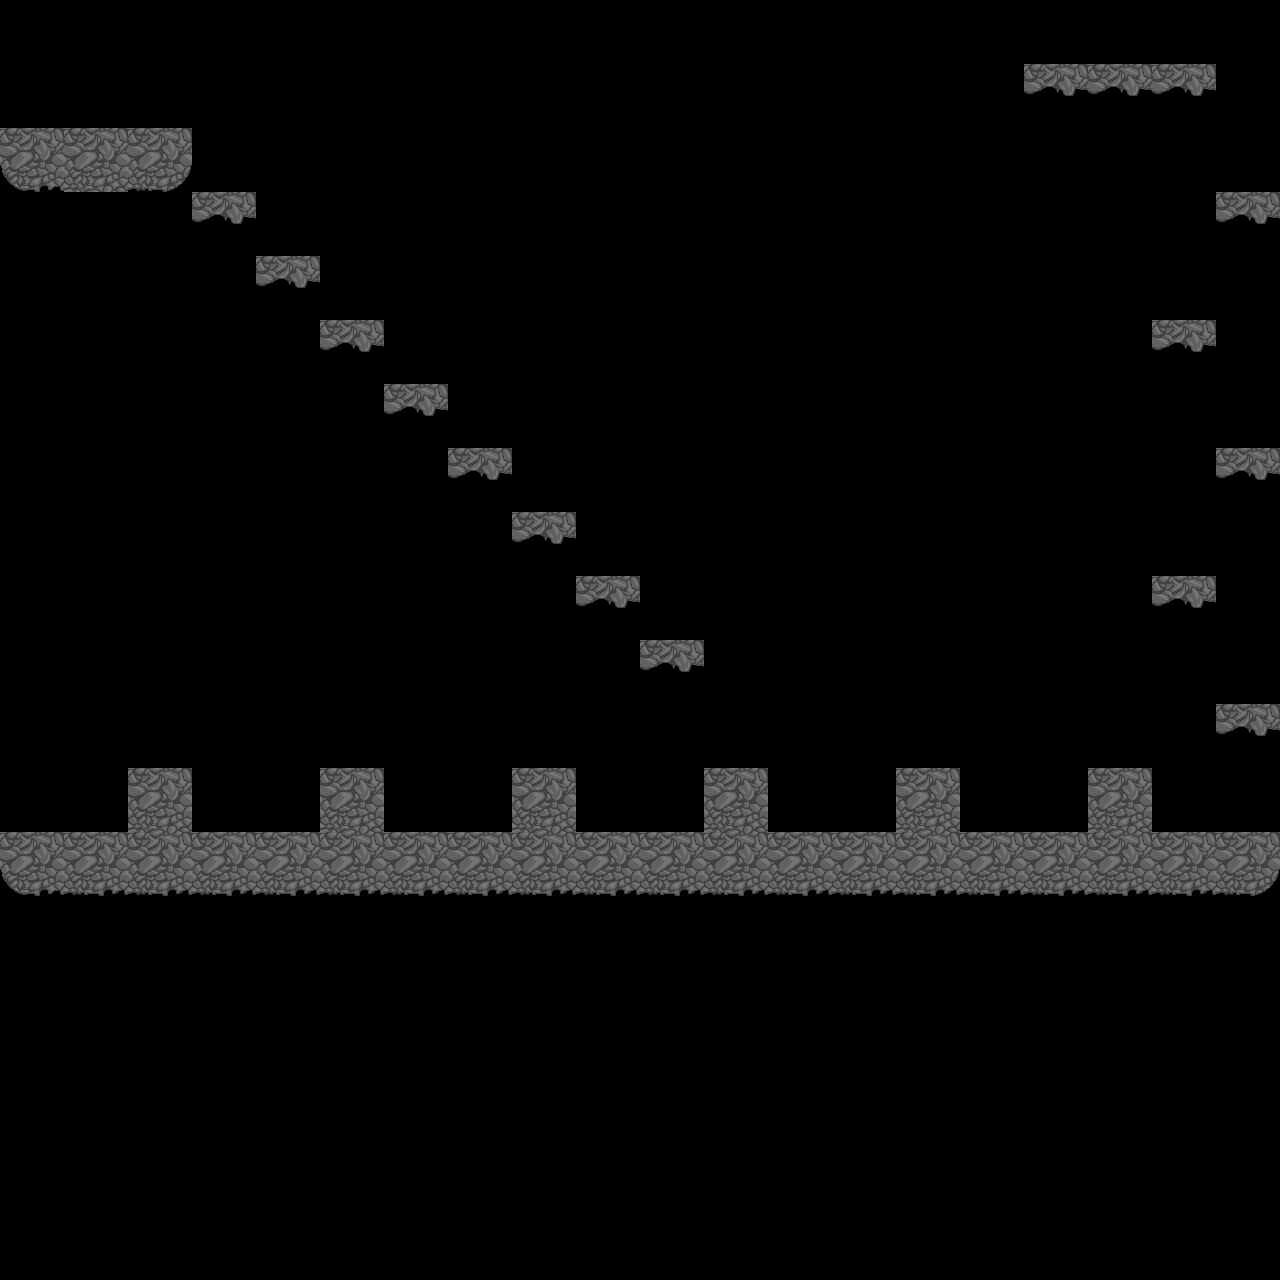

This game map was drawn from its Tiled (.tmx) file and the tilesets committed beside it. A one-line description and the full map source follow:
An orthogonal 20x20 tile map with 64x64 px tiles, 1 tile layer (Tile Layer 1), 2 tilesets and 1 object (Teddy).

<map version="1.0" tiledversion="2017.09.13" orientation="orthogonal" renderorder="right-down" width="20" height="20" tilewidth="64" tileheight="64" infinite="0" nextobjectid="2">
 <tileset firstgid="1" name="Cave_01" tilewidth="64" tileheight="64" tilecount="8" columns="4">
  <image source="../textures/Cave_TileSheet_01.png" width="256" height="128" />
 </tileset>
 <tileset firstgid="9" name="Forest_01" tilewidth="64" tileheight="64" tilecount="24" columns="6">
  <image source="../textures/Forest_Tilesheet_01.png" width="384" height="256" />
 </tileset>
 <layer name="Tile Layer 1" width="20" height="20">
  <data encoding="csv">
0,0,0,0,0,0,0,0,0,0,0,0,0,0,0,0,0,0,0,0,
0,0,0,0,0,0,0,0,0,0,0,0,0,0,0,0,8,8,8,0,
5,2,7,0,0,0,0,0,0,0,0,0,0,0,0,0,0,0,0,0,
0,0,0,8,0,0,0,0,0,0,0,0,0,0,0,0,0,0,0,8,
0,0,0,0,8,0,0,0,0,0,0,0,0,0,0,0,0,0,0,0,
0,0,0,0,0,8,0,0,0,0,0,0,0,0,0,0,0,0,8,0,
0,0,0,0,0,0,8,0,0,0,0,0,0,0,0,0,0,0,0,0,
0,0,0,0,0,0,0,8,0,0,0,0,0,0,0,0,0,0,0,8,
0,0,0,0,0,0,0,0,8,0,0,0,0,0,0,0,0,0,0,0,
0,0,0,0,0,0,0,0,0,8,0,0,0,0,0,0,0,0,8,0,
0,0,0,0,0,0,0,0,0,0,8,0,0,0,0,0,0,0,0,0,
0,0,0,0,0,0,0,0,0,0,0,0,0,0,0,0,0,0,0,8,
0,0,2,0,0,2,0,0,2,0,0,2,0,0,2,0,0,2,0,0,
5,6,6,6,6,6,6,6,6,6,6,6,6,6,6,6,6,6,6,7,
0,0,0,0,0,0,0,0,0,0,0,0,0,0,0,0,0,0,0,0,
0,0,0,0,0,0,0,0,0,0,0,0,0,0,0,0,0,0,0,0,
0,0,0,0,0,0,0,0,0,0,0,0,0,0,0,0,0,0,0,0,
0,0,0,0,0,0,0,0,0,0,0,0,0,0,0,0,0,0,0,0,
0,0,0,0,0,0,0,0,0,0,0,0,0,0,0,0,0,0,0,0,
0,0,0,0,0,0,0,0,0,0,0,0,0,0,0,0,0,0,0,0
</data>
 </layer>
 <objectgroup name="Object Layer 1">
  <object id="1" name="Teddy" x="1054" y="0" width="64" height="64" />
 </objectgroup>
</map>